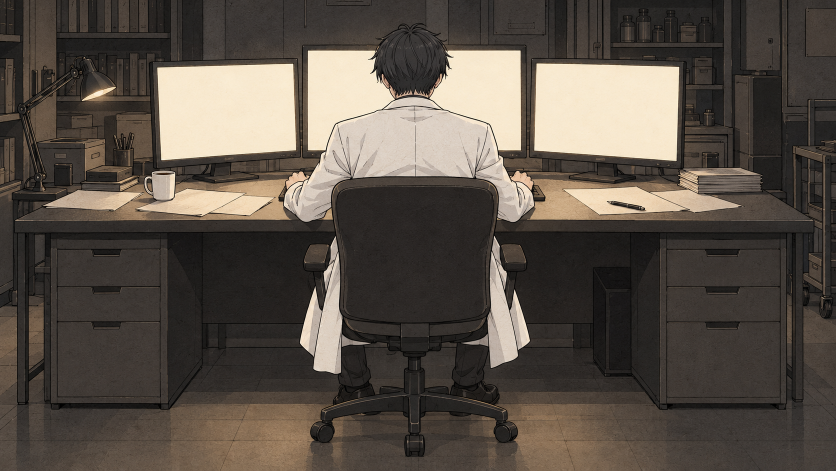
#> input picture ClaudeVer/gen/lab_desk.png, 1672 x 941 px (shown at 1/2 size)
$ python validate_and_lock.py
#> lines starting #> are read from the running program, lines starting #| are printed output that depends on the picture; after the words box and inside, x2 and y2 are one past the last pixel; in counts of white or black regions, pixels touching at a corner belong together
"""Round 2 delivery QA and authorized pixel locking of AI pair edits.

All new art comes from image_gen. Scripts only restore invariant pixels/alpha,
and create review previews; original first-batch source PNGs are never modified.
"""
from pathlib import Path
import json
import shutil
import numpy as np
from PIL import Image, ImageDraw, ImageFilter, ImageFont

ROOT=Path(__file__).resolve().parents[2]
RAW=ROOT/'_production'/'round2'/'raw'
QA=ROOT/'_qa'/'round2'
RAW.mkdir(parents=True,exist_ok=True)
QA.mkdir(parents=True,exist_ok=True)
NAMES=['creator_sheet.png','lab_desk.png','lab_desk_empty.png','pinky_alone.png','offer_pose.png',
       'spec_eggplant.png','spec_tomato.png','spec_tabbycat.png','creation_inverse.png',
       'world_L1_night.png','world_L2_city_night.png','eye_tear.png','sitting_alone.png',
       'back_reach.png','reach_camera.png','creator_walk.png','listen_profile.png',
       'run_front.png','blackboard.png','escape_leap.png','portrait_front_v2.png']

def raw_image(name):
    target=RAW/(Path(name).stem+'_ai.png')
    if not target.exists():
        shutil.copy2(ROOT/name,target)
    return Image.open(target)

def region_mask(size,polygons):
    im=Image.new('L',size,0)
    draw=ImageDraw.Draw(im)
    w,h=size
    for poly in polygons:
        draw.polygon([(round(x*w/1672),round(y*h/941)) for x,y in poly],fill=255)
    return np.array(im)

def lock_local(a_name,b_name,polygons,kind):
    a=np.array(Image.open(ROOT/a_name).convert('RGB'))
    b=np.array(raw_image(b_name).convert('RGB'))
    assert a.shape==b.shape,(a_name,b_name,a.shape,b.shape)
    h,w=a.shape[:2]
    mask=region_mask((w,h),polygons)
    weight=np.array(Image.fromarray(mask).filter(ImageFilter.GaussianBlur(4)),dtype=float)/255
    weight*=mask>0
    if kind=='pinky':
        # Preserve the intersecting mechanical black-finger pixels from A too.
        aa=a.astype(int); bb=b.astype(int)
        protect=(aa.max(axis=2)<180)&(bb.max(axis=2)<180)
        yy,xx=np.indices((h,w))
        protect&=(xx<842)&(yy<560)&(xx<832)
        # Thread pixels are the only red pixels permitted to change there.
        red=(aa[:,:,0]-aa[:,:,1]>40)|(bb[:,:,0]-bb[:,:,1]>40)
        protect&=~red
        weight[protect]=0
        mask[protect]=0
    out=np.rint(a*(1-weight[:,:,None])+b*weight[:,:,None]).clip(0,255).astype('uint8')
    Image.fromarray(out).save(ROOT/b_name)
    Image.fromarray(mask).save(QA/(kind+'_edit_mask.png'))
    changed=np.any(a!=out,axis=2)
    outside=mask==0
    assert not changed[outside].any()
    yy,xx=np.where(changed)
    record={'base':a_name,'edit':b_name,'generation':'image_gen local edit',
            'postprocess':'user-authorized original pixel restoration outside edit mask',
            'size':[w,h],'outside_mask_pixels':int(outside.sum()),'outside_mask_changed_pixels':0,
            'outside_mask_exact_match_percent':100.0,'changed_pixels':int(changed.sum()),
            'changed_bbox':[int(xx.min()),int(yy.min()),int(xx.max()+1),int(yy.max()+1)]}
    frames=[Image.fromarray(im).resize((836,470),Image.Resampling.LANCZOS) for im in (a,out)]
    frames[0].save(QA/(kind+'_blink.gif'),save_all=True,append_images=frames[1:],duration=800,loop=0)
    return record

pairs=[]
pairs.append(lock_local('lab_desk.png','lab_desk_empty.png',[
    [(690,20),(962,20),(968,188),(1036,235),(1083,308),(1110,328),(1110,482),
     (1105,772),(1080,838),(1080,929),(576,929),(576,788),(560,740),(571,550),
     (530,478),(530,322),(607,292),(640,214),(706,182)]
],'lab'))
#> in lock_local, a is the input picture: shape (941, 1672, 3); mean R, G, B 89, 80.6, 72
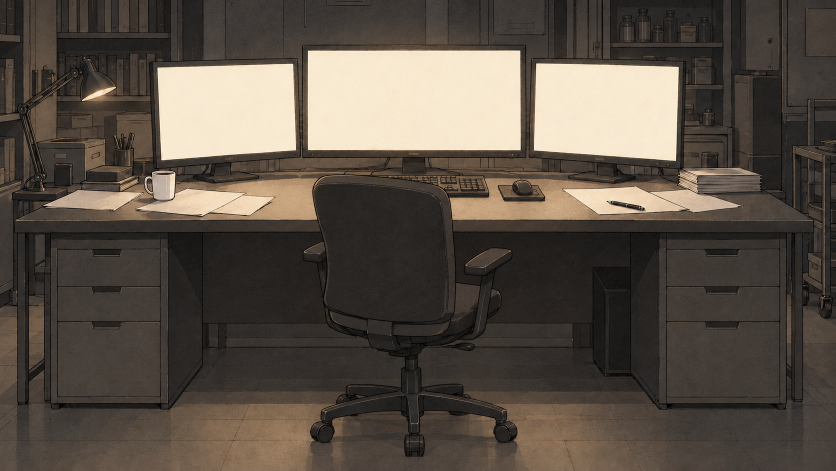
#> input picture ClaudeVer/gen/_production/round2/raw/lab_desk_empty_ai.png, 1672 x 941 px (shown at 1/2 size)
#> in raw_image, returned value is the input picture: PIL image 1672x941 RGB; mean R, G, B 89, 79.8, 70.4
#> in region_mask, `im=Image.new('L',size,0)`: im: PIL image 1672x941 L; every value is 0
#> in region_mask, `return np.array(im)`:
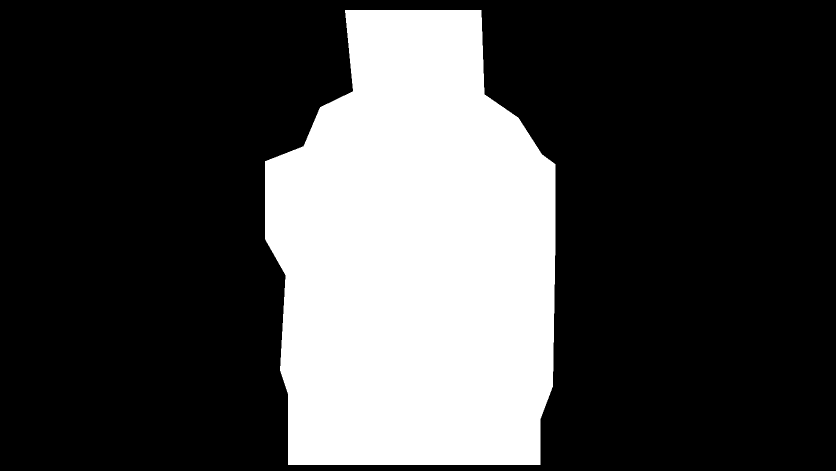
#> returned value: shape (941, 1672) (shown at 1/2 size); 27.6% white; 1 white region, box (x1, y1, x2, y2) and area: (530, 20, 1111, 930) 433734
#> in lock_local, `changed=np.any(a!=out,axis=2)`: changed: shape (941, 1672) bool; 27.4% white; 1 white region, box (x1, y1, x2, y2) and area: (530, 20, 1111, 930) 430763
#> in lock_local, `frames=[Image.fromarray(im).resize((836,470),Image.Resampling.LANCZOS)..`: frames = 2 items
#> in lock_local, `frames[0].save(QA/(kind+'_blink.gif'),save_all=True,append_images=fram..`:
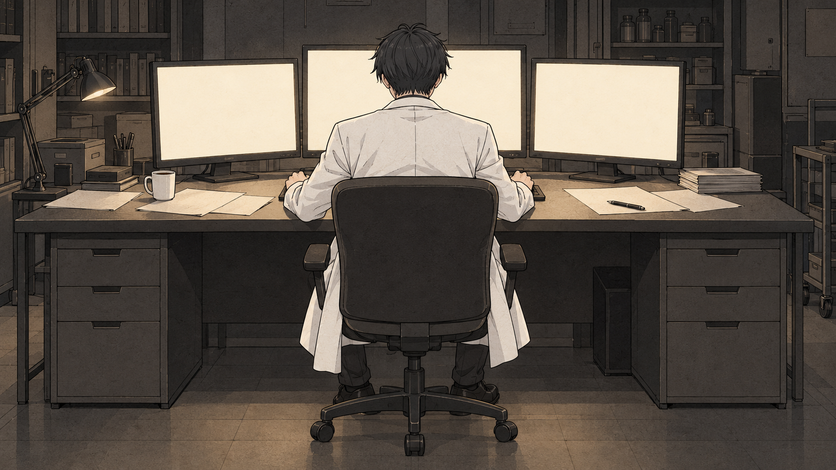
#> saved as lab_blink.gif: PIL image 836x470 RGB; mean R, G, B 89, 80.6, 72
pairs.append(lock_local('pinky_promise.png','pinky_alone.png',[
    [(746,232),(1671,232),(1671,811),(745,811),(745,520),(757,472),(747,407)]
],'pinky'))
#> (the run stopped early here; a loop or call above may not have finished)
